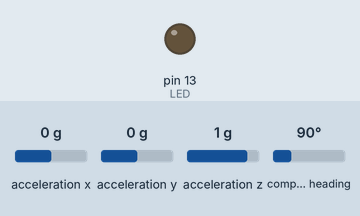
Bench run of a sketch on a simulated Arduino Uno, built with avr-gcc and run on an emulated ATmega328P. On the bench: output pins drawn as LEDs (lit = HIGH). Inputs (shaded band) come from the test bench; at power-on: compass heading 90°, acceleration x 0 g, acceleration y 0 g, acceleration z 1 g. What the sketch prints to the serial monitor is not drawn.

Above: at 2.8 s.
2.9 s: compass heading set to 11°
4.4 s: compass heading set to 8°
At 5.2 s:
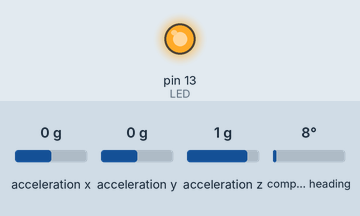
Timing chart, 0 to 7.4 s (numbered marks = the images above; inputs shaded):
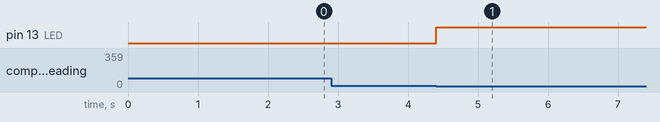

Measured:
- the behaviour switches between 10 and 9° on compass heading (found by bisection; images 0 and 1)
- after the input at 2.9 s, every drawn part: stays the same
- after the input at 4.4 s, pin 13 (LED): LOW → HIGH at once

The sketch:

PeriodicDetection.ino
```cpp
#include <Wire.h>
#include <Adafruit_Sensor.h>
#include <Adafruit_BNO055.h>
#include <utility/imumaths.h>

Adafruit_BNO055 bno = Adafruit_BNO055(55);

/*
Connections
   ===========
   Connect SCL to analog 5
   Connect SDA to analog 4
   Connect VDD to 3-5V DC
   Connect GROUND to common ground
*/

/**************************************************************************/
/*
    Displays some basic information on this sensor from the unified
    sensor API sensor_t type (see Adafruit_Sensor for more information)
*/
/**************************************************************************/

bool ledIsOn = false;
const int LED = 13;

void displaySensorDetails(void)
{
  sensor_t sensor;
  bno.getSensor(&sensor);
  Serial.println("------------------------------------");
  Serial.print  ("Sensor:       "); Serial.println(sensor.name);
  Serial.print  ("Driver Ver:   "); Serial.println(sensor.version);
  Serial.print  ("Unique ID:    "); Serial.println(sensor.sensor_id);
  Serial.print  ("Max Value:    "); Serial.print(sensor.max_value); Serial.println(" xxx");
  Serial.print  ("Min Value:    "); Serial.print(sensor.min_value); Serial.println(" xxx");
  Serial.print  ("Resolution:   "); Serial.print(sensor.resolution); Serial.println(" xxx");
  Serial.println("------------------------------------");
  Serial.println("");
  delay(500);
}

void setup() {

  // put your setup code here, to run once:
  Serial.begin(9600);
  pinMode(LED , OUTPUT);

  /* Initialise the sensor */
  if(!bno.begin())
  {
    /* There was a problem detecting the BNO055 ... check your connections */
    Serial.print("Ooops, no BNO055 detected ... Check your wiring or I2C ADDR!");
    while(1);
  }

  delay(1000);

  displaySensorDetails();
  bno.setExtCrystalUse(true);

  imu::Vector<3> euler = bno.getVector(Adafruit_BNO055::VECTOR_EULER);


}

void loop() {
  // put your main code here, to run repeatedly:
  imu::Vector<3> euler = bno.getVector(Adafruit_BNO055::VECTOR_EULER);

  if (abs(euler[0]) < 10.0) {

    if (not(ledIsOn)) {
      digitalWrite(LED , HIGH);
    }

  } else if (ledIsOn) {
      digitalWrite(LED , LOW);
    }
}
```
